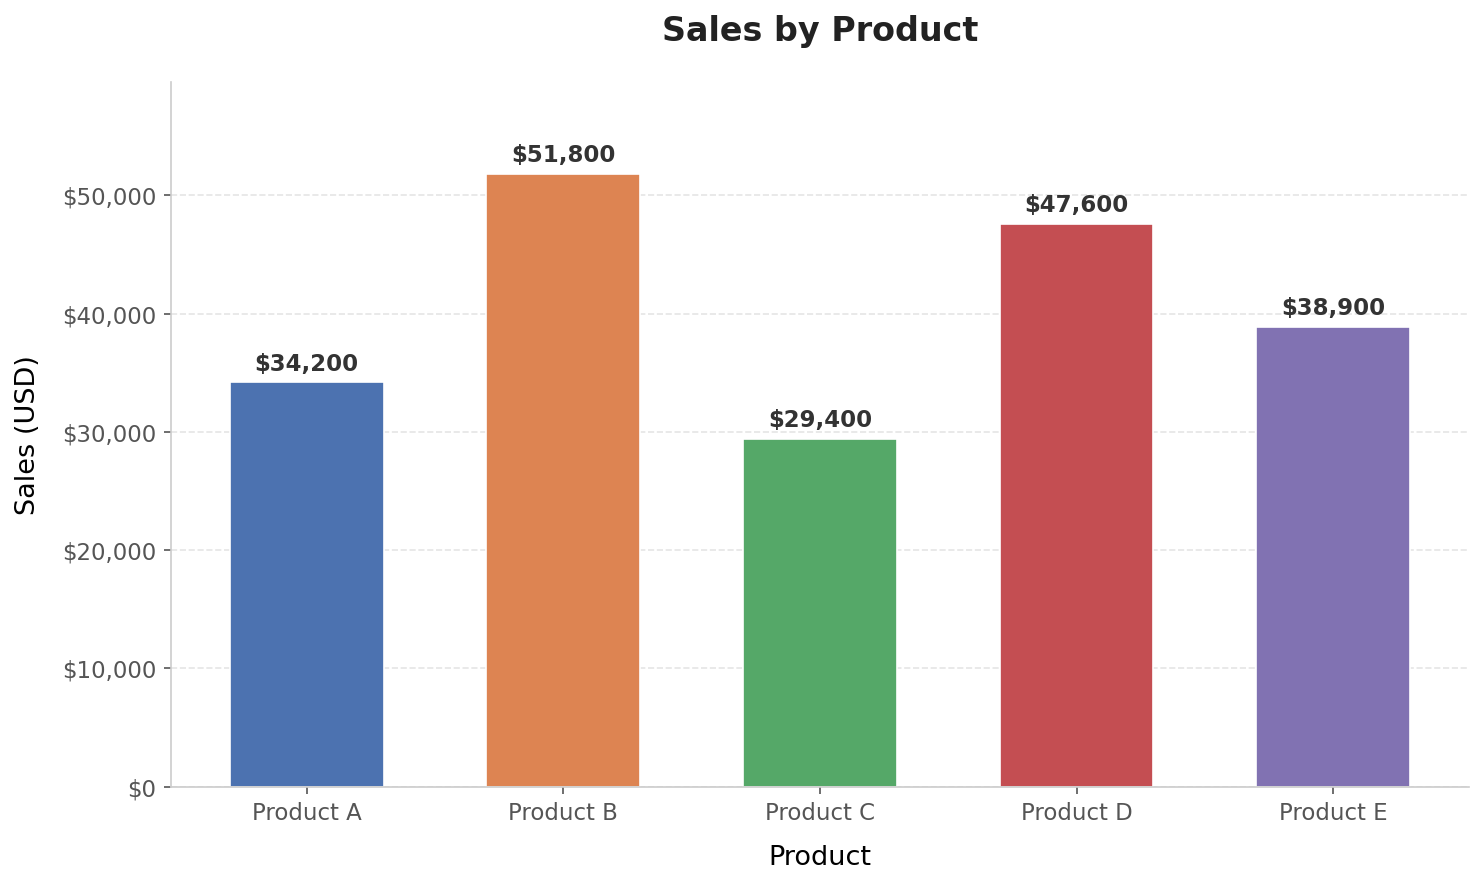

Recreate this plot in Python.
import matplotlib.pyplot as plt
import numpy as np

products = ["Product A", "Product B", "Product C", "Product D", "Product E"]
sales = [34200, 51800, 29400, 47600, 38900]

colors = ["#4C72B0", "#DD8452", "#55A868", "#C44E52", "#8172B2"]

fig, ax = plt.subplots(figsize=(10, 6))

bars = ax.bar(products, sales, color=colors, width=0.6, edgecolor="white", linewidth=0.8)

for bar, value in zip(bars, sales):
    ax.text(
        bar.get_x() + bar.get_width() / 2,
        bar.get_height() + 600,
        f"${value:,}",
        ha="center",
        va="bottom",
        fontsize=11,
        fontweight="bold",
        color="#333333",
    )

ax.set_title("Sales by Product", fontsize=16, fontweight="bold", pad=20, color="#222222")
ax.set_xlabel("Product", fontsize=13, labelpad=10)
ax.set_ylabel("Sales (USD)", fontsize=13, labelpad=10)

ax.set_ylim(0, max(sales) * 1.15)
ax.yaxis.set_major_formatter(plt.FuncFormatter(lambda x, _: f"${x:,.0f}"))

ax.spines["top"].set_visible(False)
ax.spines["right"].set_visible(False)
ax.spines["left"].set_color("#cccccc")
ax.spines["bottom"].set_color("#cccccc")
ax.tick_params(colors="#555555", labelsize=11)
ax.yaxis.grid(True, linestyle="--", alpha=0.5, color="#cccccc")
ax.set_axisbelow(True)

plt.tight_layout()
plt.savefig("sales_bar_chart.png", dpi=150, bbox_inches="tight")
print("Chart saved to sales_bar_chart.png")
plt.show()
